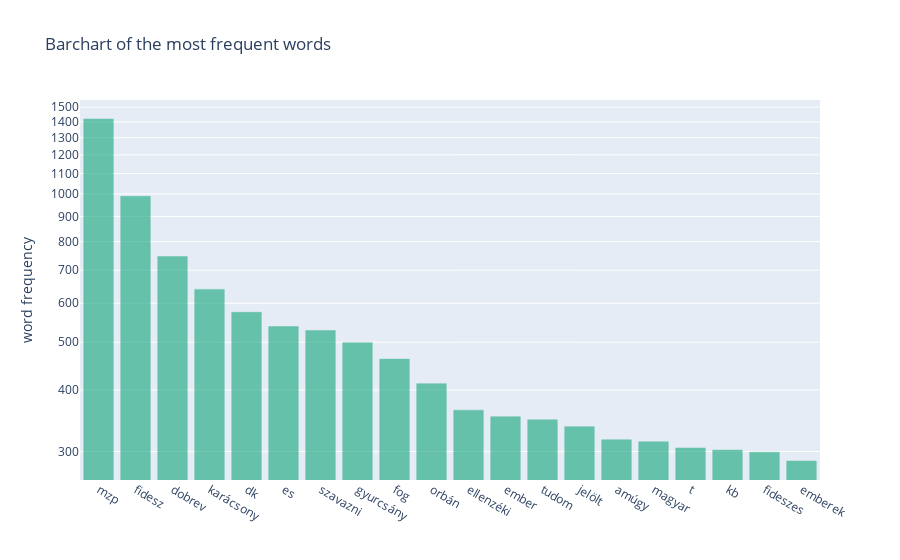

Notebook source saved alongside this figure:
### Code cell
cntr = collections.Counter( filtered_text )
ws, cnt = zip( *cntr.most_common() )

fig = go.Figure([go.Bar(x=ws[:20], y=cnt[:20], marker_color = 'rgb(17,165,121)')])
fig.update_yaxes(type="log")

fig.update_traces(marker_line_color='rgb(17,165,121)',
                  marker_line_width=0.5, opacity=0.6)

fig.update_layout(title="Barchart of the most frequent words",
                  yaxis_title="word frequency",)

fig.show()

### Figure 1 — Plotly figure (JSON) as saved in the notebook; plotly's stock layout.template omitted (floating-point values rounded to 4 significant figures)
{"data": [{"marker": {"color": "rgb(17,165,121)", "line": {"color": "rgb(17,165,121)", "width": 0.5}}, "opacity": 0.6, "type": "bar", "x": ["mzp", "fidesz", "dobrev", "karácsony", "dk", "es", "szavazni", "gyurcsány", "fog", "orbán", "ellenzéki", "ember", "tudom", "jelölt", "amúgy", "magyar", "t", "kb", "fideszes", "emberek"], "y": [1419, 989, 746, 640, 575, 538, 528, 499, 462, 412, 364, 353, 348, 337, 317, 314, 305, 302, 299, 287]}], "layout": {"title": {"text": "Barchart of the most frequent words"}, "yaxis": {"title": {"text": "word frequency"}, "type": "log"}}}
